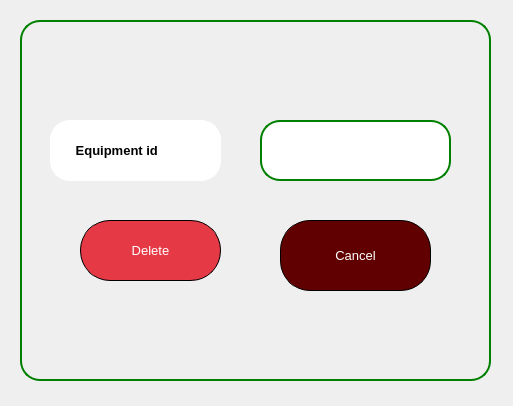
<?xml version="1.0" encoding="UTF-8"?>
<ui version="4.0">
 <class>delate</class>
 <widget class="QDialog" name="delate">
  <property name="geometry">
   <rect>
    <x>0</x>
    <y>0</y>
    <width>513</width>
    <height>406</height>
   </rect>
  </property>
  <property name="windowTitle">
   <string>Dialog</string>
  </property>
  <property name="styleSheet">
   <string notr="true"/>
  </property>
  <widget class="QWidget" name="widget" native="true">
   <property name="geometry">
    <rect>
     <x>20</x>
     <y>20</y>
     <width>471</width>
     <height>361</height>
    </rect>
   </property>
   <property name="styleSheet">
    <string notr="true">border:2px solid green;
border-radius: 20px;
</string>
   </property>
   <widget class="QPushButton" name="del">
    <property name="geometry">
     <rect>
      <x>60</x>
      <y>200</y>
      <width>141</width>
      <height>61</height>
     </rect>
    </property>
    <property name="styleSheet">
     <string notr="true">border: 1px solid black;
color: rgb(255, 255, 255);
font: 10pt ;
background-color: rgb(171, 168, 111);
background-color: rgb(126, 61, 64);
background-color: rgb(230, 57, 70);
border-radius:30px;
</string>
    </property>
    <property name="text">
     <string>Delete</string>
    </property>
   </widget>
   <widget class="QLineEdit" name="id">
    <property name="geometry">
     <rect>
      <x>240</x>
      <y>100</y>
      <width>191</width>
      <height>61</height>
     </rect>
    </property>
    <property name="styleSheet">
     <string notr="true">background-color: rgb(255, 255, 255);
border_radius:15px;</string>
    </property>
   </widget>
   <widget class="QLabel" name="label_20">
    <property name="geometry">
     <rect>
      <x>50</x>
      <y>200</y>
      <width>51</width>
      <height>51</height>
     </rect>
    </property>
    <property name="styleSheet">
     <string notr="true">border-color: none;</string>
    </property>
    <property name="text">
     <string/>
    </property>
    <property name="pixmap">
     <pixmap>../home page/bin.png</pixmap>
    </property>
    <property name="scaledContents">
     <bool>true</bool>
    </property>
   </widget>
   <widget class="QLineEdit" name="lineEdit_10">
    <property name="geometry">
     <rect>
      <x>30</x>
      <y>100</y>
      <width>171</width>
      <height>61</height>
     </rect>
    </property>
    <property name="font">
     <font>
      <pointsize>10</pointsize>
      <bold>true</bold>
     </font>
    </property>
    <property name="styleSheet">
     <string notr="true">background-color: rgb(255, 255, 255);
color: rgb(0, 0, 0);
border-color: rgb(255, 255, 255);</string>
    </property>
    <property name="text">
     <string>      Equipment id</string>
    </property>
   </widget>
   <widget class="QPushButton" name="pushButton">
    <property name="geometry">
     <rect>
      <x>260</x>
      <y>200</y>
      <width>151</width>
      <height>71</height>
     </rect>
    </property>
    <property name="styleSheet">
     <string notr="true">border: 1px solid black;
color: rgb(255, 255, 255);
font: 10pt ;
background-color: rgb(171, 168, 111);
background-color: rgb(97, 0, 0);
border-radius:30px;
</string>
    </property>
    <property name="text">
     <string>Cancel</string>
    </property>
   </widget>
   <zorder>del</zorder>
   <zorder>id</zorder>
   <zorder>lineEdit_10</zorder>
   <zorder>pushButton</zorder>
   <zorder>label_20</zorder>
  </widget>
 </widget>
 <resources/>
 <connections/>
</ui>
